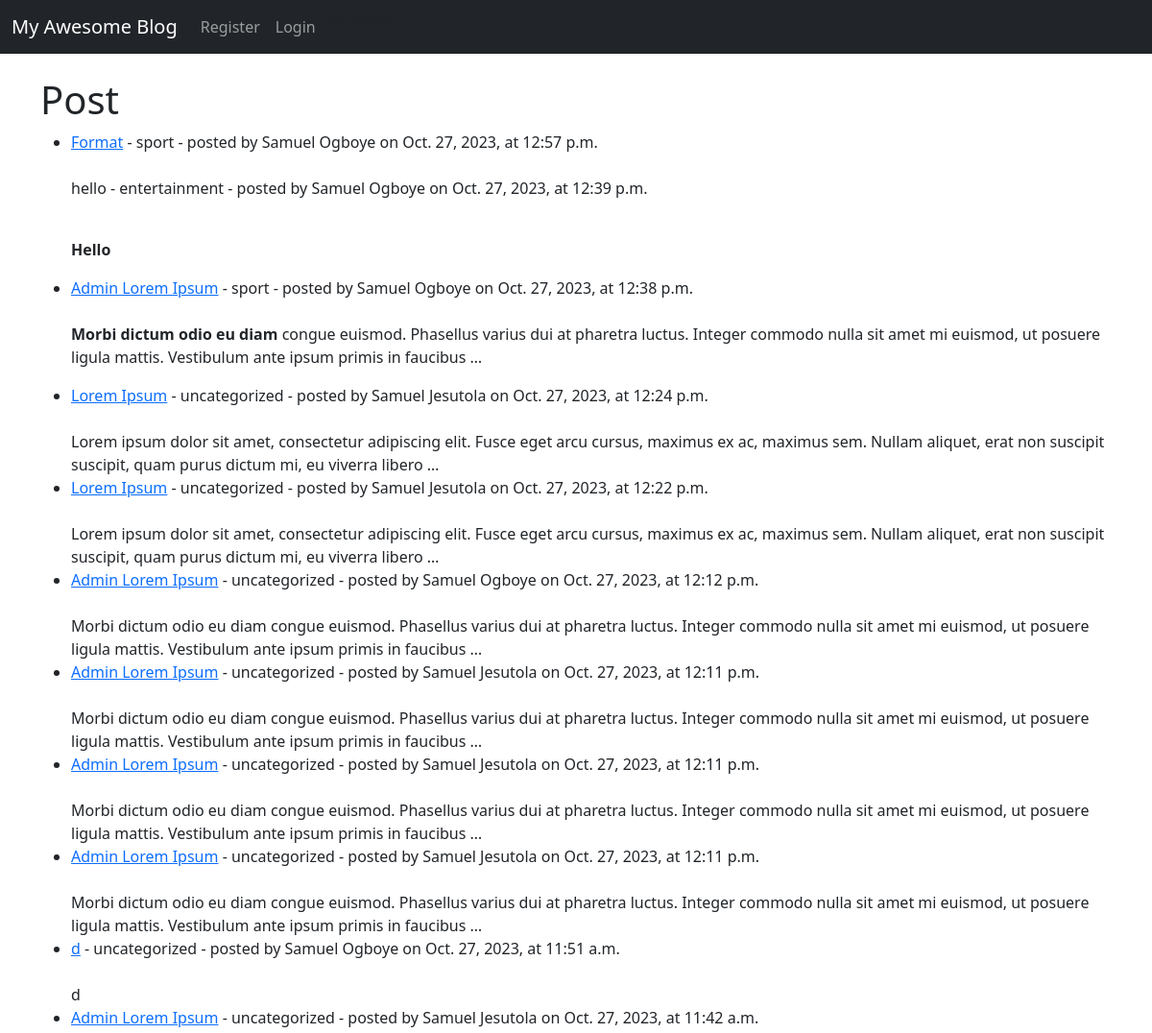
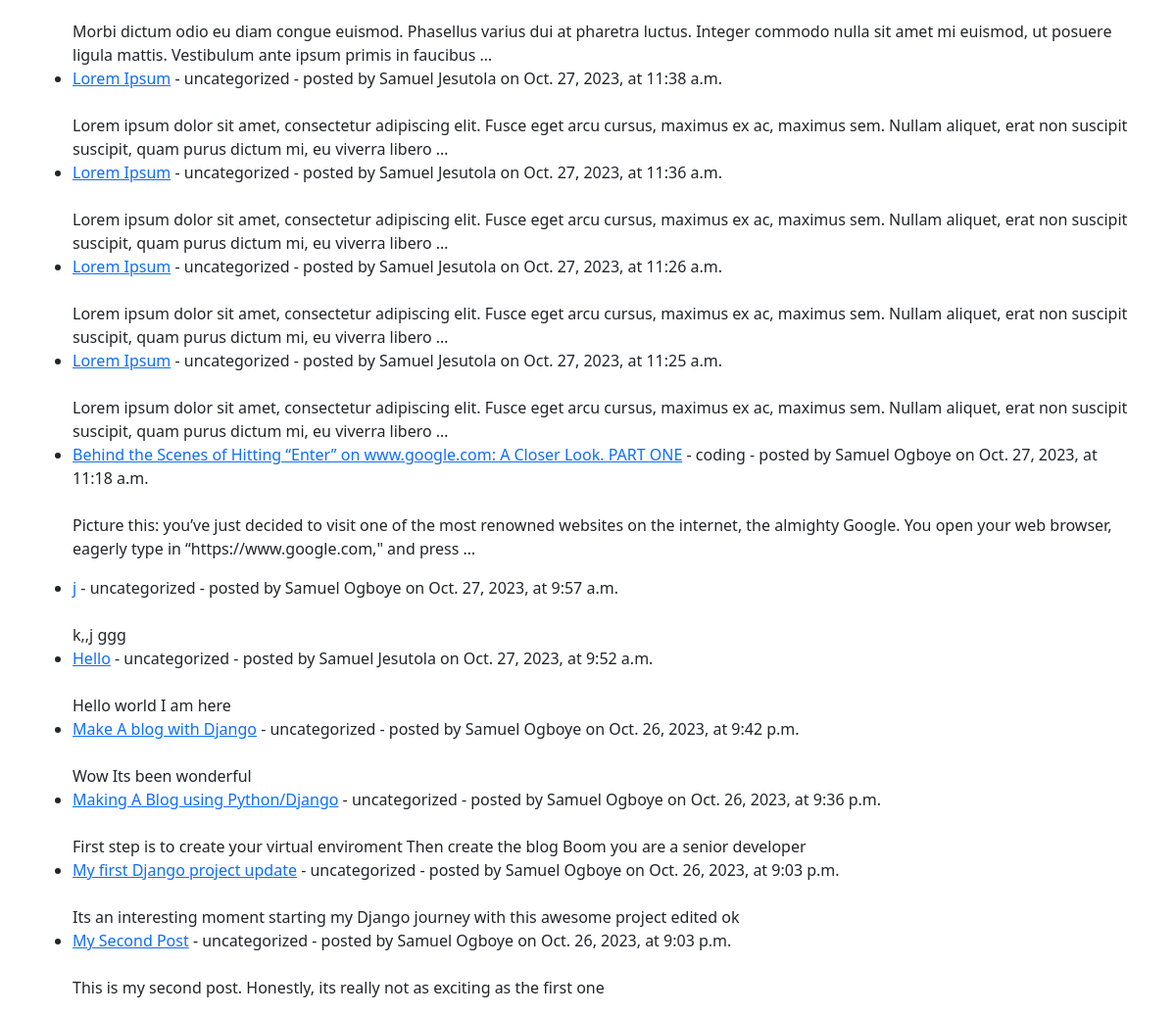
Before: / with the older database file (2 pictures, top to bottom).
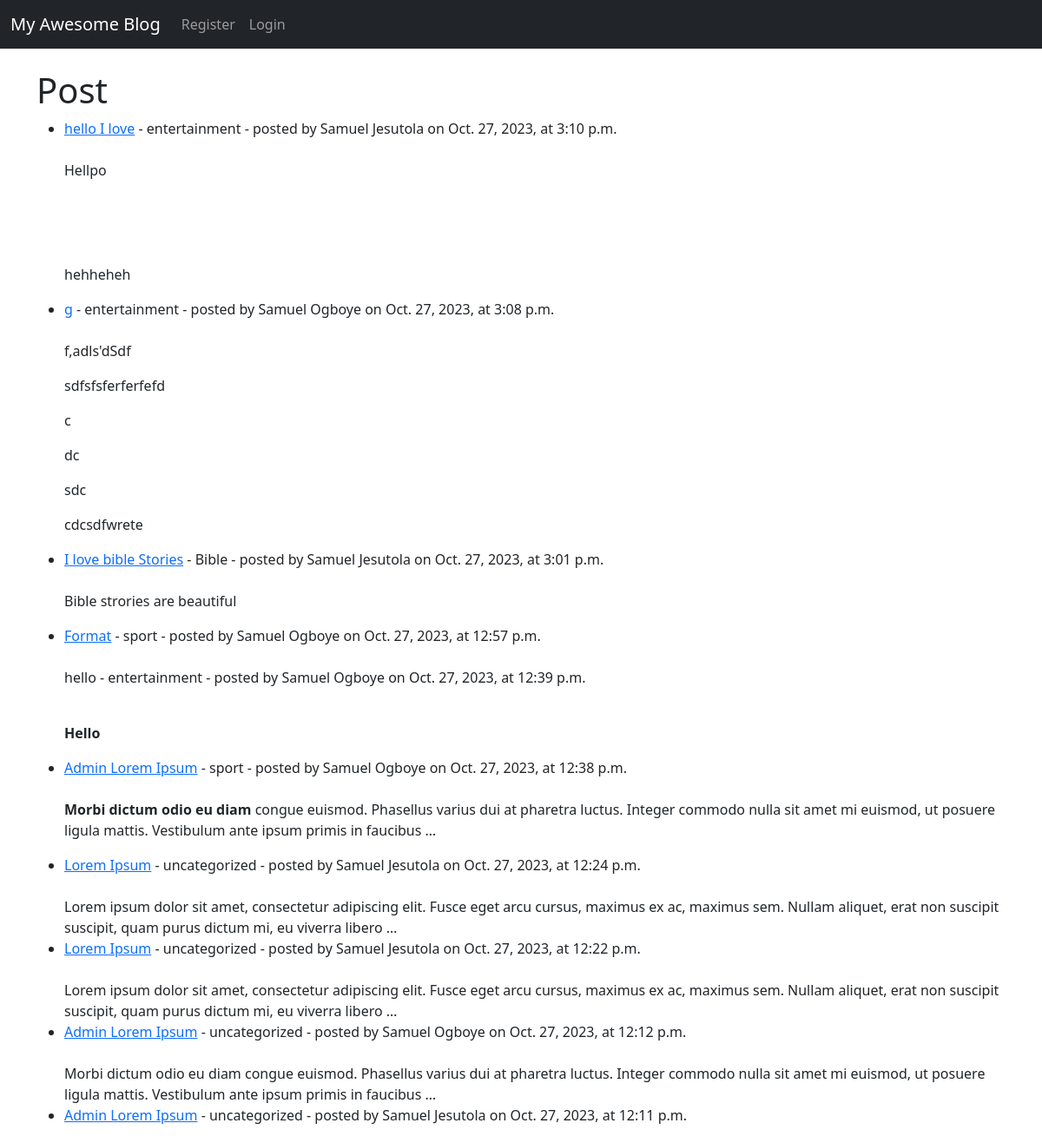
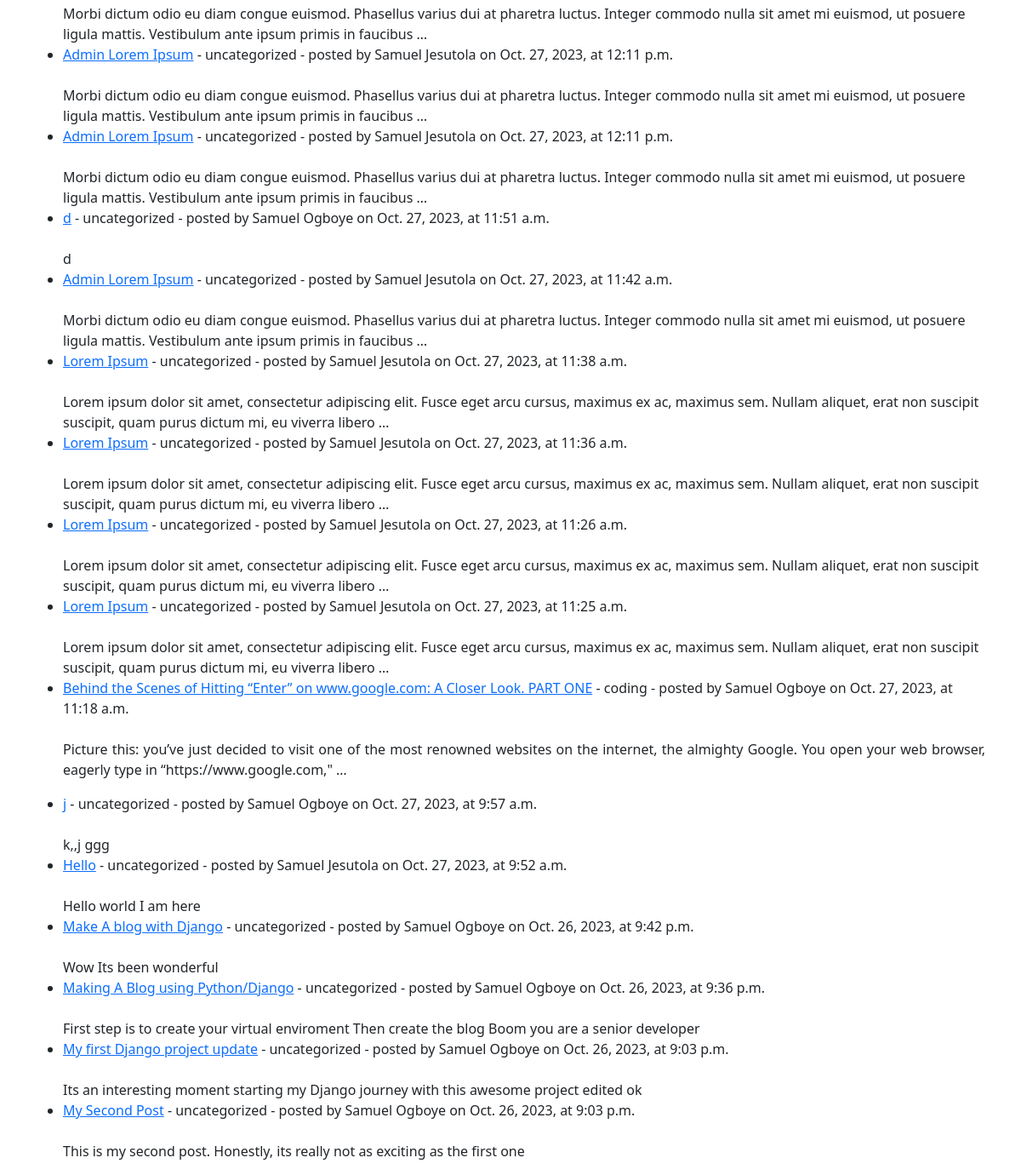
After: the same page with the newer database file (2 pictures, top to bottom).
### myblog/models.py (models this page shows, shortened)
class Post(models.Model):
    title = models.CharField(max_length=200)
    title_tag = models.CharField(max_length=200)
    author = models.ForeignKey(User, on_delete=models.CASCADE)
    body = models.TextField()
    createdAt = models.DateTimeField(auto_now_add=True)
    updatedAt = models.DateTimeField(auto_now=True)
    category = models.CharField(max_length=200, default='uncategorized')

### myblog/views.py (the view)
# urls.py: path("", PostListView.as_view(), name="home"),
class PostListView(ListView):
    model = Post
    template_name = "home.html"
    ordering = ['-createdAt']

### myblog/templates/home.html (shortened to what this page needs)
{% extends "base.html" %} {% block content%}
<h1>Post</h1>
<ul>
  {% for post in object_list %}
  <li>
    <a href="{% url 'article-detail' post.pk %}"> {{ post.title }}</a> -
    {{post.category }} - posted by {{ post.author.first_name }}
    {{post.author.last_name }} on {{post.createdAt.date}}, at
    {{post.createdAt.time}} <br />
    <br />
    {{ post.body|truncatewords:30|safe }}
  </li>
  {% endfor %}
</ul>
{% endblock %}

### myblog/templates/base.html (shortened to what this page needs)
<!DOCTYPE html>
<html lang="en">
  <head>
    <link
      href="https://cdn.jsdelivr.net/npm/bootstrap@5.3.2/dist/css/bootstrap.min.css"
      rel="stylesheet"
    />
  </head>
  <body>
    <nav class="navbar navbar-expand-lg navbar-dark bg-dark">
      <div class="container-fluid">
        <a class="navbar-brand" href="{% url 'home' %}">My Awesome Blog</a>
        <div class="collapse navbar-collapse" id="navbarSupportedContent">
          <ul class="navbar-nav mr-auto">
            {% if user.is_authenticated %}
            <li class="nav-item">
              <a class="nav-link" href="{% url 'add_post' %}">Add Post</a>
            </li>
            <li class="nav-item">
              <a class="nav-link" href="{% url 'add_category' %}"
                >Add Category</a
              >
            </li>
            <li class="nav-item">
              <a class="nav-link" href="{% url 'logout' %}">Logout</a>
            </li>
            {% else %}
            <li class="nav-item">
              <a class="nav-link" href="{% url 'register' %}">Register</a>
            </li>
            <li class="nav-item">
              <a class="nav-link" href="{% url 'login' %}">Login</a>
            </li>
            {% endif %}
          </ul>
          <p>Welcome {{post.author}}</p>
        </div>
      </div>
    </nav>
    <br />
    <div class="container">{% block content%} {% endblock %}</div>
  </body>
</html>

Changed rows visible on the page:
added Post: title "hello I love", category "entertainment", author.first_name "Samuel", author.last_name "Jesutola", createdAt "Oct. 27, 2023", createdAt.time "3:10 p.m.", body "Hellpo hehheheh"
added Post: title "g", category "entertainment", author.first_name "Samuel", author.last_name "Ogboye", createdAt "Oct. 27, 2023", createdAt.time "3:08 p.m.", body "f,adls'dSdf sdfsfsferferfefd c dc sdc cdcsdfwrete"
added Post: title "I love bible Stories", category "Bible", author.first_name "Samuel", author.last_name "Jesutola", createdAt "Oct. 27, 2023", createdAt.time "3:01 p.m.", body "Bible strories are beautiful"
changed Post "Behind the Scenes of Hitting “Enter” on www.google.com: A Closer Look. PART ONE": body "…eagerly type in “https://www.google.com,\" and press …" → "…eagerly type in “https://www.google.com,\" …"
